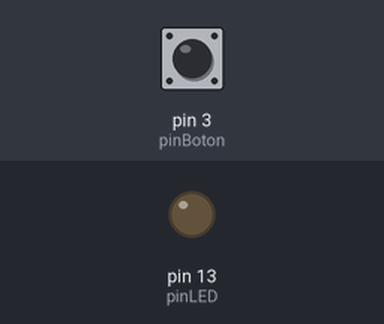
Bench run of a sketch on a simulated Arduino Uno, built with avr-gcc and run on an emulated ATmega328P. On the bench: output pins drawn as LEDs (lit = HIGH). Inputs (shaded band) come from the test bench; at power-on: pin 3 (pinBoton) LOW.

Above: at 1.2 s.
1.3 s: pin 3 (pinBoton) pulled HIGH for 0.15 s
At 1.4 s:
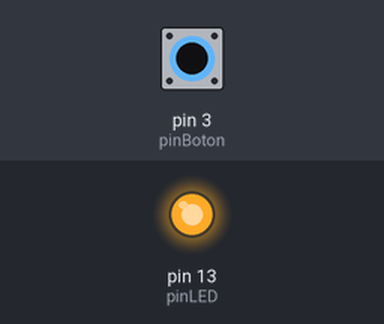
3.0 s: pin 3 (pinBoton) pulled HIGH for 3.2 s
At 6.6 s:
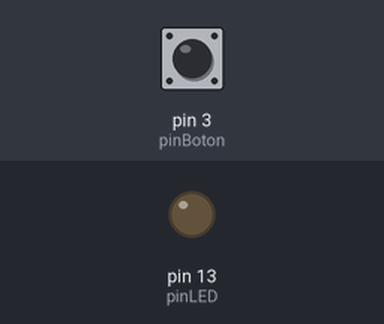
Timing chart, 0 to 8.1 s (numbered marks = the images above; inputs shaded):
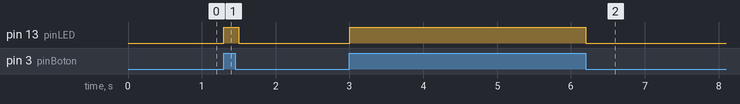

Measured:
- after the input at 1.3 s, pin 13 (pinLED): LOW → HIGH at once, → LOW 0.20 s later
- after the input at 3.0 s, pin 13 (pinLED): LOW → HIGH at once, → LOW 3.2 s later

The sketch:

Pulsador.ino
```cpp
int pinLED = 13;                //Conectamos el LED al pin 13
int pinBoton = 3;               //Conectamos el botón al pin 2

void setup() {
  pinMode(pinLED,OUTPUT);       //Configuramos el pin del LED
  pinMode(pinBoton,INPUT);      //Configuramos el pin del botón
}

void loop() {
  if(digitalRead(pinBoton) == HIGH){  //Si estamos pulsando
      digitalWrite(pinLED,HIGH);      //Encender el LED
  }
  else{
      digitalWrite(pinLED,LOW);       //Apagar el LED
  }
  delay(100);
}
```
